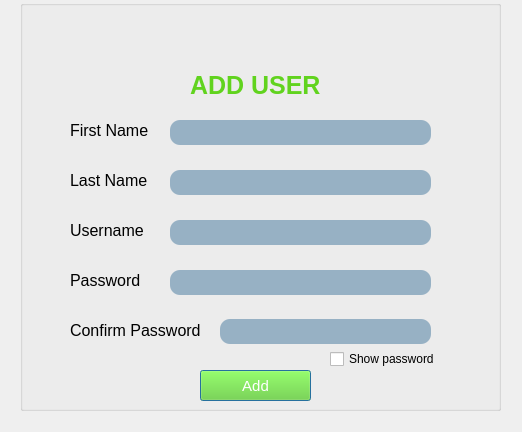
<?xml version="1.0" encoding="UTF-8"?>
<ui version="4.0">
 <class>admin_info</class>
 <widget class="QDialog" name="admin_info">
  <property name="geometry">
   <rect>
    <x>0</x>
    <y>0</y>
    <width>522</width>
    <height>432</height>
   </rect>
  </property>
  <property name="windowTitle">
   <string>Dialog</string>
  </property>
  <property name="windowIcon">
   <iconset resource="Resources.qrc">
    <normaloff>:/resources/img/window-icon.png</normaloff>:/resources/img/window-icon.png</iconset>
  </property>
  <widget class="QGroupBox" name="groupBox">
   <property name="geometry">
    <rect>
     <x>20</x>
     <y>0</y>
     <width>481</width>
     <height>411</height>
    </rect>
   </property>
   <property name="title">
    <string/>
   </property>
   <widget class="QPushButton" name="pushButton">
    <property name="geometry">
     <rect>
      <x>180</x>
      <y>370</y>
      <width>111</width>
      <height>31</height>
     </rect>
    </property>
    <property name="font">
     <font>
      <pointsize>11</pointsize>
     </font>
    </property>
    <property name="styleSheet">
     <string notr="true">background-color: rgb(97, 211, 30);
color: rgb(255, 255, 255);
border-radius:&quot;10&quot;;</string>
    </property>
    <property name="text">
     <string>Add</string>
    </property>
   </widget>
   <widget class="QLineEdit" name="lineEdit_fname">
    <property name="geometry">
     <rect>
      <x>150</x>
      <y>120</y>
      <width>261</width>
      <height>25</height>
     </rect>
    </property>
    <property name="styleSheet">
     <string notr="true">background-color: rgb(151, 177, 196);
color: rgb(255, 255, 255);
border-radius:10;
</string>
    </property>
   </widget>
   <widget class="QLineEdit" name="lineEdit_Lname">
    <property name="geometry">
     <rect>
      <x>150</x>
      <y>170</y>
      <width>261</width>
      <height>25</height>
     </rect>
    </property>
    <property name="styleSheet">
     <string notr="true">background-color: rgb(151, 177, 196);
color: rgb(255, 255, 255);
border-radius:10;
</string>
    </property>
   </widget>
   <widget class="QLineEdit" name="lineEdit_username">
    <property name="geometry">
     <rect>
      <x>150</x>
      <y>220</y>
      <width>261</width>
      <height>25</height>
     </rect>
    </property>
    <property name="styleSheet">
     <string notr="true">background-color: rgb(151, 177, 196);
color: rgb(255, 255, 255);
border-radius:10;
</string>
    </property>
   </widget>
   <widget class="QLineEdit" name="lineEdit_password">
    <property name="geometry">
     <rect>
      <x>150</x>
      <y>270</y>
      <width>261</width>
      <height>25</height>
     </rect>
    </property>
    <property name="styleSheet">
     <string notr="true">background-color: rgb(151, 177, 196);
color: rgb(255, 255, 255);
border-radius:10;
</string>
    </property>
    <property name="echoMode">
     <enum>QLineEdit::Password</enum>
    </property>
   </widget>
   <widget class="QLineEdit" name="lineEdit_confirm_password">
    <property name="enabled">
     <bool>true</bool>
    </property>
    <property name="geometry">
     <rect>
      <x>200</x>
      <y>319</y>
      <width>211</width>
      <height>25</height>
     </rect>
    </property>
    <property name="styleSheet">
     <string notr="true">background-color: rgb(151, 177, 196);
color: rgb(255, 255, 255);
border-radius:10;
</string>
    </property>
    <property name="echoMode">
     <enum>QLineEdit::Password</enum>
    </property>
   </widget>
   <widget class="QLabel" name="label_f_name">
    <property name="geometry">
     <rect>
      <x>50</x>
      <y>120</y>
      <width>101</width>
      <height>20</height>
     </rect>
    </property>
    <property name="font">
     <font>
      <pointsize>12</pointsize>
     </font>
    </property>
    <property name="text">
     <string>First Name</string>
    </property>
   </widget>
   <widget class="QLabel" name="label_Lname">
    <property name="geometry">
     <rect>
      <x>50</x>
      <y>170</y>
      <width>91</width>
      <height>20</height>
     </rect>
    </property>
    <property name="font">
     <font>
      <pointsize>12</pointsize>
     </font>
    </property>
    <property name="text">
     <string>Last Name</string>
    </property>
   </widget>
   <widget class="QLabel" name="label_username">
    <property name="geometry">
     <rect>
      <x>50</x>
      <y>220</y>
      <width>101</width>
      <height>20</height>
     </rect>
    </property>
    <property name="font">
     <font>
      <pointsize>12</pointsize>
     </font>
    </property>
    <property name="text">
     <string>Username</string>
    </property>
   </widget>
   <widget class="QLabel" name="label_password">
    <property name="geometry">
     <rect>
      <x>50</x>
      <y>270</y>
      <width>91</width>
      <height>20</height>
     </rect>
    </property>
    <property name="font">
     <font>
      <pointsize>12</pointsize>
     </font>
    </property>
    <property name="text">
     <string>Password</string>
    </property>
   </widget>
   <widget class="QLabel" name="label_confirm_password">
    <property name="geometry">
     <rect>
      <x>50</x>
      <y>320</y>
      <width>151</width>
      <height>20</height>
     </rect>
    </property>
    <property name="font">
     <font>
      <pointsize>12</pointsize>
     </font>
    </property>
    <property name="text">
     <string>Confirm Password</string>
    </property>
   </widget>
   <widget class="QLabel" name="label_ADD_USER">
    <property name="geometry">
     <rect>
      <x>170</x>
      <y>60</y>
      <width>151</width>
      <height>51</height>
     </rect>
    </property>
    <property name="font">
     <font>
      <pointsize>19</pointsize>
      <italic>false</italic>
      <bold>true</bold>
     </font>
    </property>
    <property name="styleSheet">
     <string notr="true">color: rgb(97, 211, 30);</string>
    </property>
    <property name="text">
     <string>ADD USER</string>
    </property>
   </widget>
   <widget class="QLabel" name="label_username_check">
    <property name="geometry">
     <rect>
      <x>220</x>
      <y>200</y>
      <width>121</width>
      <height>16</height>
     </rect>
    </property>
    <property name="text">
     <string/>
    </property>
   </widget>
   <widget class="QLabel" name="label_password_check">
    <property name="geometry">
     <rect>
      <x>220</x>
      <y>300</y>
      <width>161</width>
      <height>16</height>
     </rect>
    </property>
    <property name="text">
     <string/>
    </property>
   </widget>
   <widget class="QCheckBox" name="checkBox">
    <property name="geometry">
     <rect>
      <x>310</x>
      <y>350</y>
      <width>111</width>
      <height>18</height>
     </rect>
    </property>
    <property name="text">
     <string>Show password</string>
    </property>
   </widget>
   <widget class="QLabel" name="label_adminIcon">
    <property name="geometry">
     <rect>
      <x>210</x>
      <y>20</y>
      <width>50</width>
      <height>50</height>
     </rect>
    </property>
    <property name="text">
     <string/>
    </property>
   </widget>
  </widget>
 </widget>
 <tabstops>
  <tabstop>lineEdit_fname</tabstop>
  <tabstop>lineEdit_Lname</tabstop>
  <tabstop>lineEdit_username</tabstop>
  <tabstop>lineEdit_password</tabstop>
  <tabstop>lineEdit_confirm_password</tabstop>
  <tabstop>checkBox</tabstop>
  <tabstop>pushButton</tabstop>
 </tabstops>
 <resources/>

 <connections>
  <connection>
   <sender>checkBox</sender>
   <signal>toggled(bool)</signal>
   <receiver>lineEdit_confirm_password</receiver>
   <slot>setEnabled(bool)</slot>
   <hints>
    <hint type="sourcelabel">
     <x>299</x>
     <y>303</y>
    </hint>
    <hint type="destinationlabel">
     <x>289</x>
     <y>284</y>
    </hint>
   </hints>
  </connection>
  <connection>
   <sender>checkBox</sender>
   <signal>toggled(bool)</signal>
   <receiver>lineEdit_password</receiver>
   <slot>setEnabled(bool)</slot>
   <hints>
    <hint type="sourcelabel">
     <x>315</x>
     <y>311</y>
    </hint>
    <hint type="destinationlabel">
     <x>321</x>
     <y>243</y>
    </hint>
   </hints>
  </connection>
 </connections>
</ui>
